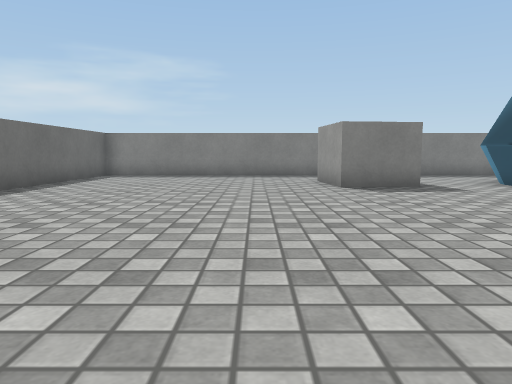
[1] (above)

16 first-person views from a walk through a scene from a Unity 3-D project. The camera is 0.4 m above the floor, tilts 6° down and sees 70° across. The floor is counted in squares, 0.5 m on a side. Each view is taken from the middle of a square. On the plan, view 1 faces up. The plan holds only what a view shows up to about 12 squares ahead; the rest is blank. The place goes on beyond the plan. The player character is not drawn. Some surface patterns are stand-ins.

[2]
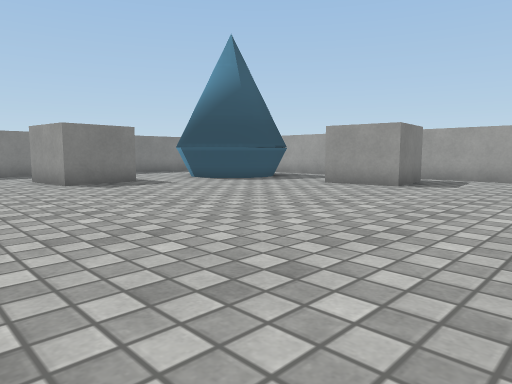

[3]
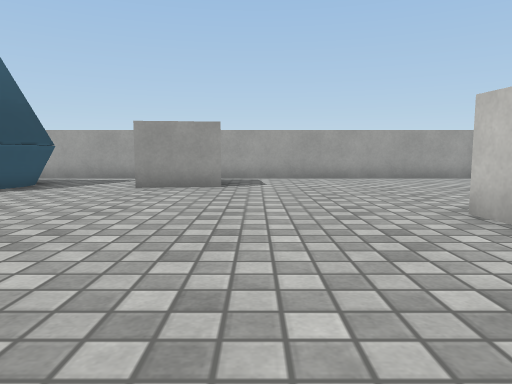

[4]
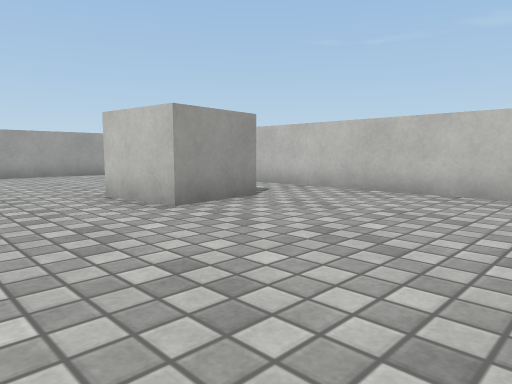

[5]
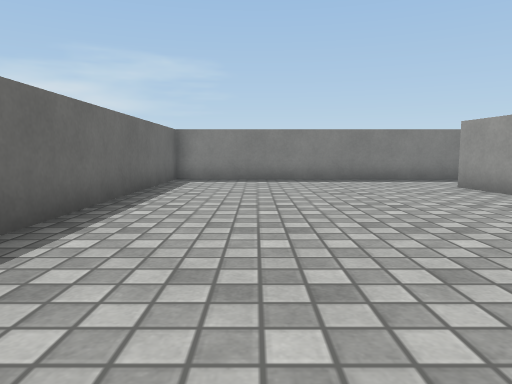

[6]
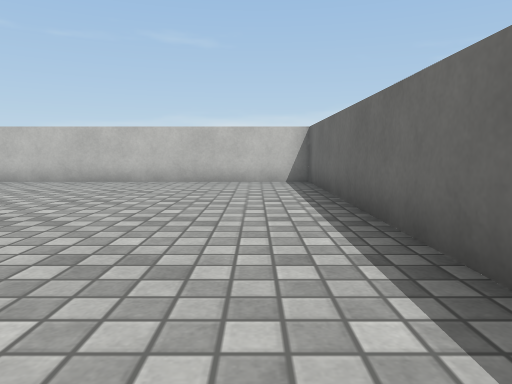

[7]
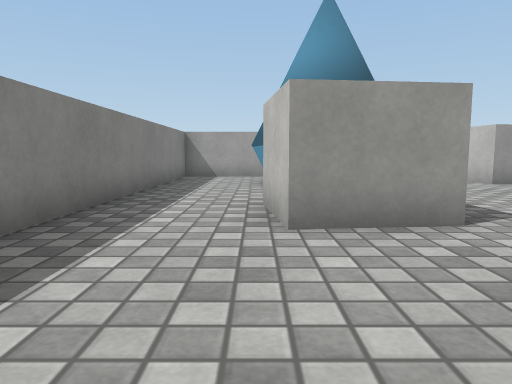

[8]
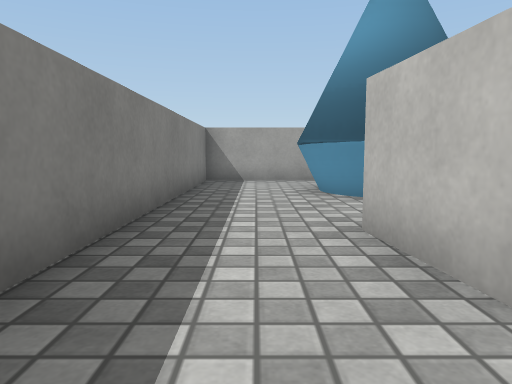

[9]
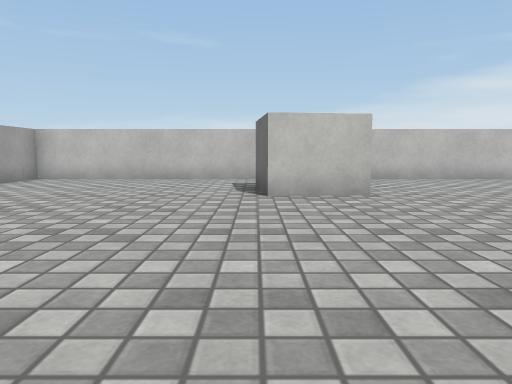

[10]
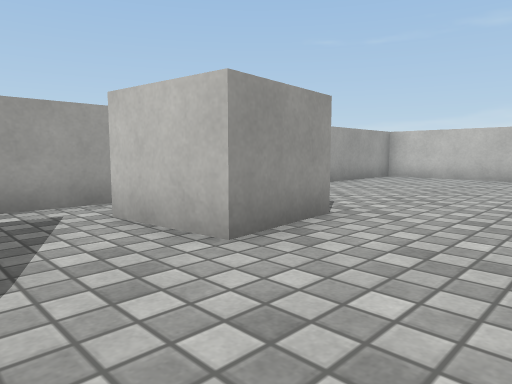

[11]
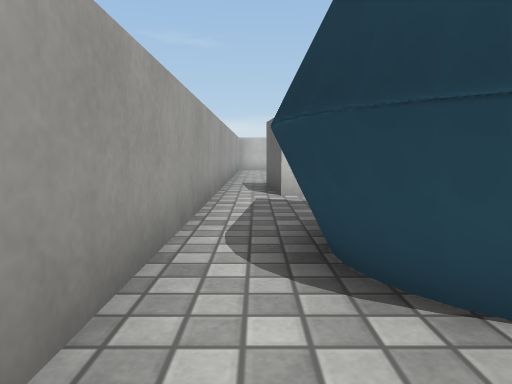

[12]
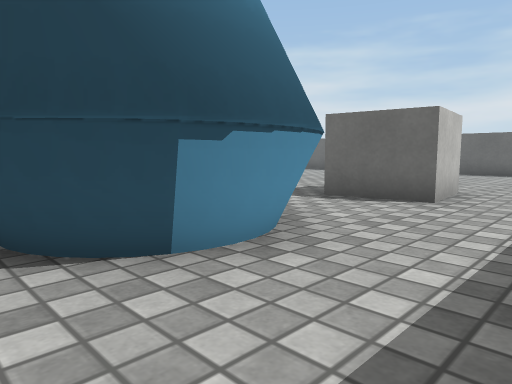

[13]
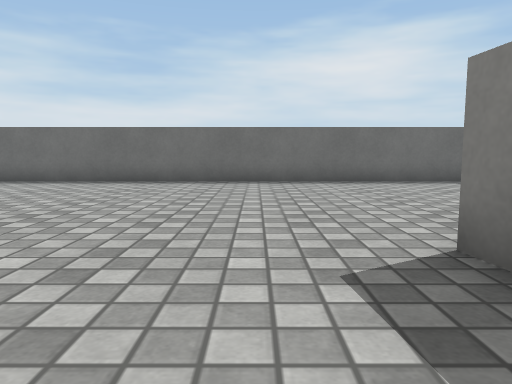

[14]
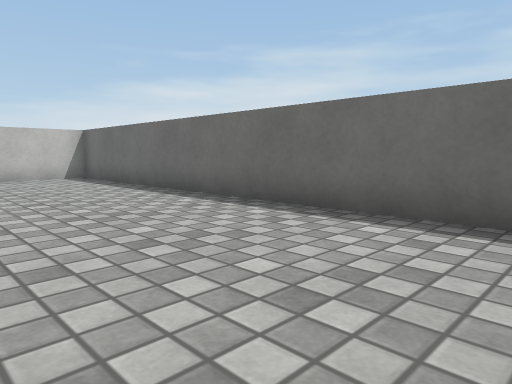

[15]
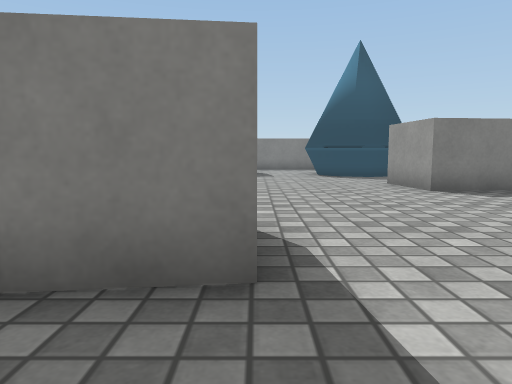

[16]
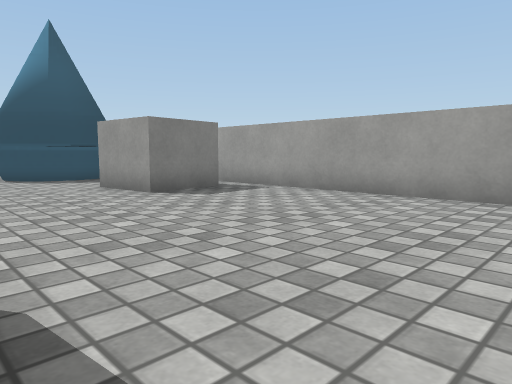

### Floor plan
Ten units are one square. View 1 is at (0, 0); x grows to the right and y downward. Boxes are objects, and circles mark ways between rooms. Rooms are numbered by the first view taken in them; rooms with no view inside come last. Other rooms are left out.
<svg viewBox="-60 -140 173 199">
<path fill="none" stroke="#000" d="M108 -100 108 -135 -55 -135 -55 54 108 54 108 -85M108 -85 108 -100"/>
<rect x="15" y="5" width="30" height="30" fill="#bbb"><title>other object</title></rect>
<rect x="15" y="-115" width="30" height="30" fill="#bbb"><title>other object</title></rect>
<rect x="75" y="-55" width="30" height="30" fill="#bbb"><title>other object</title></rect>
<rect x="55" y="-115" width="50" height="50" fill="#bbb"><title>other object</title></rect>
<text x="20" y="-40">1</text>
<text x="80" y="-90">2</text>
</svg>

Where each view was taken, in squares from view 1:
view 1: 0 up, 0 right, facing up
view 2: 1 down, 1 left, facing up-right
view 3: 2 up, 1 left, facing right
view 4: 2 up, 3 left, facing down-right
view 5: 2 up, 3 left, facing up
view 6: 5 up, 4 left, facing down
view 7: 11 up, 2 left, facing right
view 8: 12 up, 0 right, facing right
view 9: 6 up, 4 right, facing down
view 10: 7 up, 5 right, facing down-right
view 11: 12 up, 10 right, facing down
view 12: 13 up, 10 right, facing down-left
view 13: 7 up, 5 right, facing left
view 14: 7 up, 1 left, facing down-left
view 15: 5 down, 4 right, facing up
view 16: 4 down, 4 right, facing up-right
